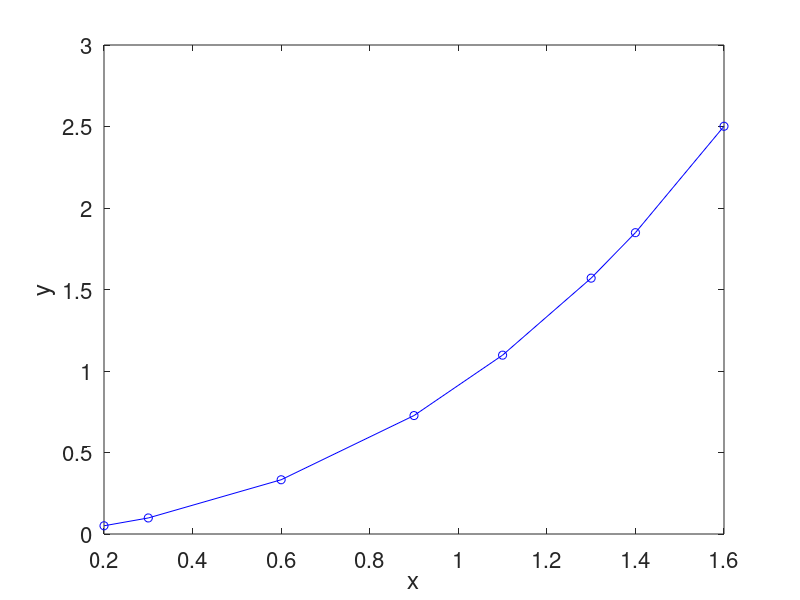
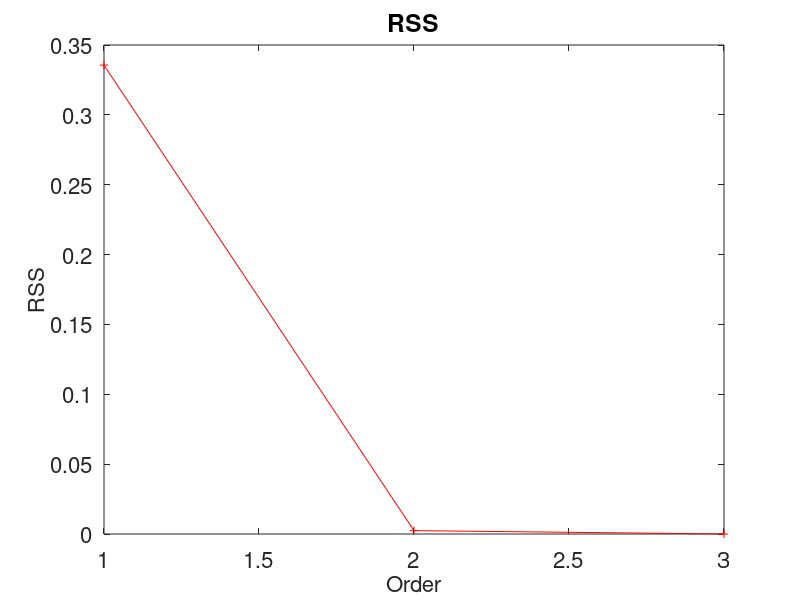
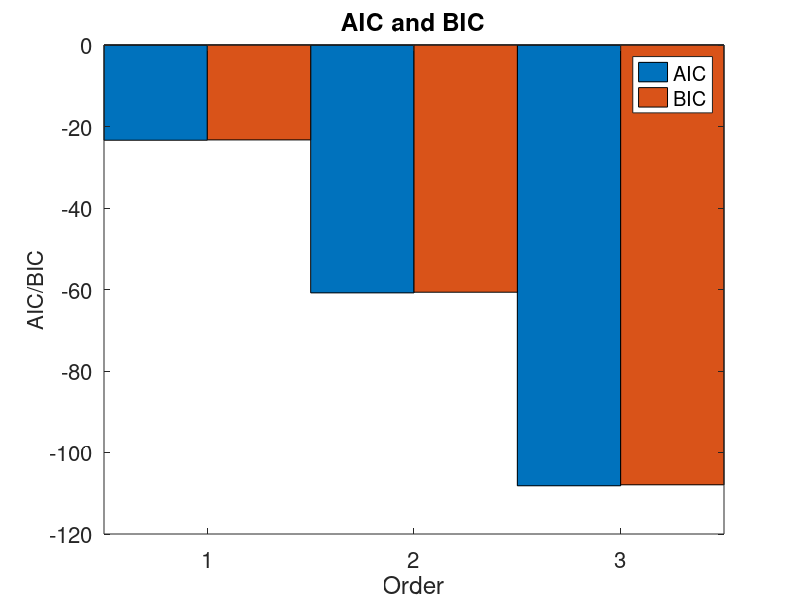

These charts were generated, in order, by the following MATLAB code:
clear; close all;

% data
x = [0.2, 0.3, 0.6, 0.9, 1.1, 1.3, 1.4, 1.6 ]';
y = [0.050446, 0.098426, 0.33277, 0.7266, 1.0972, 1.5697, 1.8487, 2.5015]';
plot(x,y, '-ob'); set( gcf, 'Color', 'w');
xlabel('x', 'FontSize', 16); ylabel('y', 'FontSize', 16);
set(gca,'FontSize', 16);

degree = 3;
% regress y with different order of x
for i=1:degree
    X(:,i)=power(x,i);
    [b,bint,r]=regress(y,[ones(length(x), 1) X(:,1:i)]);
    RSS(i)=r'*r;
end
figure; plot((1:degree), RSS, '-+r'); set( gcf, 'Color', 'w');
set(gca,'FontSize', 16); xlabel('Order', 'FontSize', 16);
ylabel('RSS', 'FontSize', 16); title('RSS');

% Calculate and plot AIC and BIC
for i=1:degree
    X(:,i)=power(x,i);
    [b,bint,r]=regress(y,[ones(length(x), 1) X(:,1:i)]);
    RSS(i)=r'*r;
    AIC(i)=length(y)*log(RSS(i)/length(y))+2*i;
    BIC(i)=length(y)*log(RSS(i)/length(y))+log(length(y))*i;
end

figure; bar( [ AIC(1:degree); BIC(1:degree)]', 1);
title('AIC and BIC', 'FontSize', 16);
xlabel('Order', 'FontSize', 16); set(gca,'FontSize', 16);
ylabel('AIC/BIC', 'FontSize', 16);
set( gcf, 'Color', 'w'); legend({'AIC', 'BIC'});